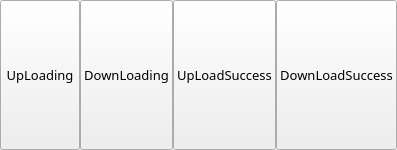
    <widget class="QWidget" name="m_pLeftWgt" native="true">
     <property name="sizePolicy">
      <sizepolicy hsizetype="Preferred" vsizetype="Fixed">
       <horstretch>0</horstretch>
       <verstretch>0</verstretch>
      </sizepolicy>
     </property>
     <property name="minimumSize">
      <size>
       <width>0</width>
       <height>150</height>
      </size>
     </property>
     <property name="styleSheet">
      <string notr="true"/>
     </property>
     <layout class="QHBoxLayout" name="horizontalLayout_3">
      <property name="spacing">
       <number>0</number>
      </property>
      <property name="leftMargin">
       <number>0</number>
      </property>
      <property name="topMargin">
       <number>0</number>
      </property>
      <property name="rightMargin">
       <number>0</number>
      </property>
      <property name="bottomMargin">
       <number>0</number>
      </property>
      <item>
       <widget class="QPushButton" name="m_pUpingBtn">
        <property name="sizePolicy">
         <sizepolicy hsizetype="Expanding" vsizetype="Preferred">
          <horstretch>0</horstretch>
          <verstretch>0</verstretch>
         </sizepolicy>
        </property>
        <property name="minimumSize">
         <size>
          <width>0</width>
          <height>80</height>
         </size>
        </property>
        <property name="font">
         <font>
          <family>微软雅黑</family>
          <pointsize>10</pointsize>
         </font>
        </property>
        <property name="mouseTracking">
         <bool>true</bool>
        </property>
        <property name="text">
         <string>UpLoading</string>
        </property>
        <property name="icon">
         <iconset resource="res.qrc">
          <normaloff>:/Data/Image/uping_1.png</normaloff>
          <activeoff>:/Data/Image/uping_3.png</activeoff>:/Data/Image/uping_1.png</iconset>
        </property>
        <property name="iconSize">
         <size>
          <width>32</width>
          <height>32</height>
         </size>
        </property>
        <property name="checkable">
         <bool>true</bool>
        </property>
       </widget>
      </item>
      <item>
       <widget class="QPushButton" name="m_pDownloadingBtn">
        <property name="sizePolicy">
         <sizepolicy hsizetype="Expanding" vsizetype="Preferred">
          <horstretch>0</horstretch>
          <verstretch>0</verstretch>
         </sizepolicy>
        </property>
        <property name="minimumSize">
         <size>
          <width>0</width>
          <height>80</height>
         </size>
        </property>
        <property name="font">
         <font>
          <family>微软雅黑</family>
          <pointsize>10</pointsize>
         </font>
        </property>
        <property name="mouseTracking">
         <bool>true</bool>
        </property>
        <property name="text">
         <string>DownLoading</string>
        </property>
        <property name="icon">
         <iconset resource="res.qrc">
          <normaloff>:/Data/Image/downing_1.png</normaloff>
          <activeoff>:/Data/Image/downing_3.png</activeoff>:/Data/Image/downing_1.png</iconset>
        </property>
        <property name="iconSize">
         <size>
          <width>30</width>
          <height>30</height>
         </size>
        </property>
        <property name="checkable">
         <bool>true</bool>
        </property>
       </widget>
      </item>
      <item>
       <widget class="QPushButton" name="m_pUpSuccessBtn">
        <property name="sizePolicy">
         <sizepolicy hsizetype="Expanding" vsizetype="Preferred">
          <horstretch>0</horstretch>
          <verstretch>0</verstretch>
         </sizepolicy>
        </property>
        <property name="minimumSize">
         <size>
          <width>0</width>
          <height>80</height>
         </size>
        </property>
        <property name="font">
         <font>
          <family>微软雅黑</family>
          <pointsize>10</pointsize>
         </font>
        </property>
        <property name="mouseTracking">
         <bool>true</bool>
        </property>
        <property name="styleSheet">
         <string notr="true"/>
        </property>
        <property name="text">
         <string>UpLoadSuccess</string>
        </property>
        <property name="icon">
         <iconset resource="res.qrc">
          <normaloff>:/Data/Image/done_1.png</normaloff>
          <activeoff>:/Data/Image/done_3.png</activeoff>:/Data/Image/done_1.png</iconset>
        </property>
        <property name="iconSize">
         <size>
          <width>30</width>
          <height>30</height>
         </size>
        </property>
        <property name="checkable">
         <bool>true</bool>
        </property>
       </widget>
      </item>
      <item>
       <widget class="QPushButton" name="m_pDownSuccessBtn">
        <property name="sizePolicy">
         <sizepolicy hsizetype="Expanding" vsizetype="Preferred">
          <horstretch>0</horstretch>
          <verstretch>0</verstretch>
         </sizepolicy>
        </property>
        <property name="minimumSize">
         <size>
          <width>0</width>
          <height>80</height>
         </size>
        </property>
        <property name="font">
         <font>
          <family>微软雅黑</family>
          <pointsize>10</pointsize>
         </font>
        </property>
        <property name="mouseTracking">
         <bool>true</bool>
        </property>
        <property name="text">
         <string>DownLoadSuccess</string>
        </property>
        <property name="icon">
         <iconset resource="res.qrc">
          <normaloff>:/Data/Image/done_1.png</normaloff>
          <activeoff>:/Data/Image/done_3.png</activeoff>:/Data/Image/done_1.png</iconset>
        </property>
        <property name="iconSize">
         <size>
          <width>30</width>
          <height>30</height>
         </size>
        </property>
        <property name="checkable">
         <bool>true</bool>
        </property>
        <property name="checked">
         <bool>false</bool>
        </property>
        <property name="flat">
         <bool>false</bool>
        </property>
       </widget>
      </item>
     </layout>
    </widget>
